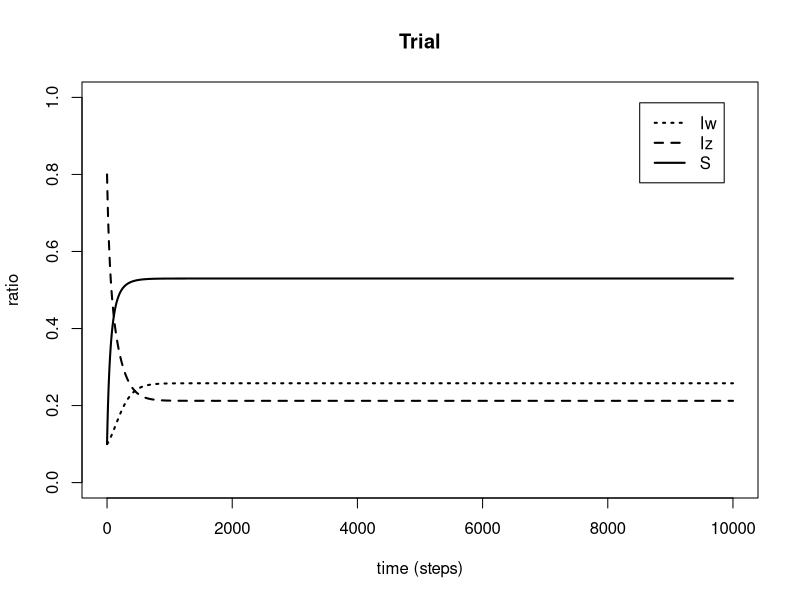
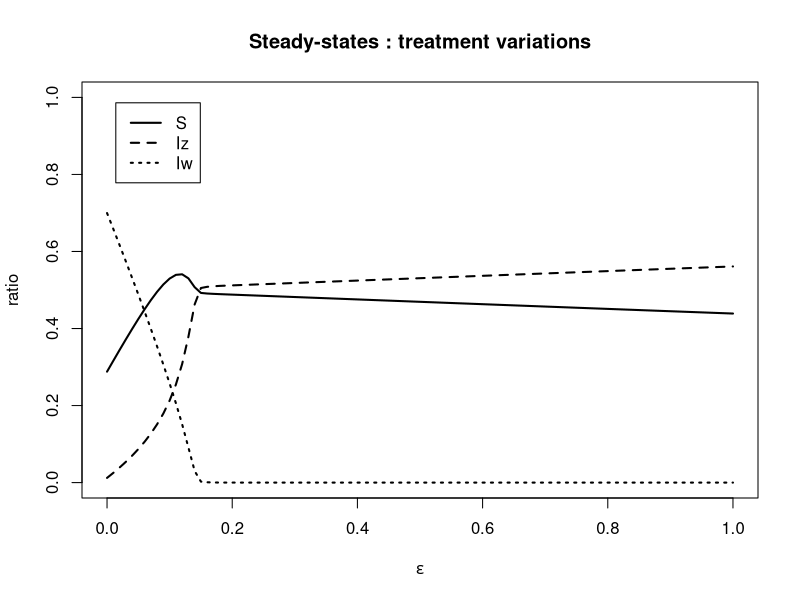
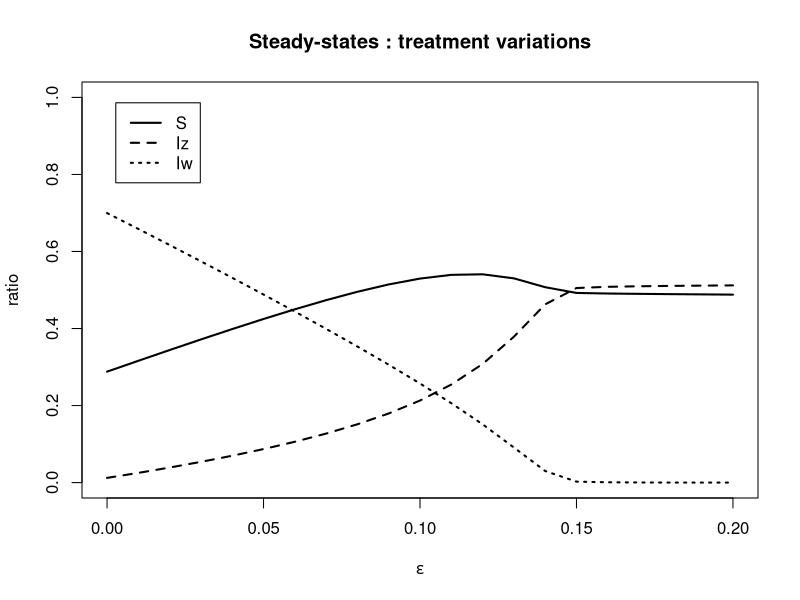
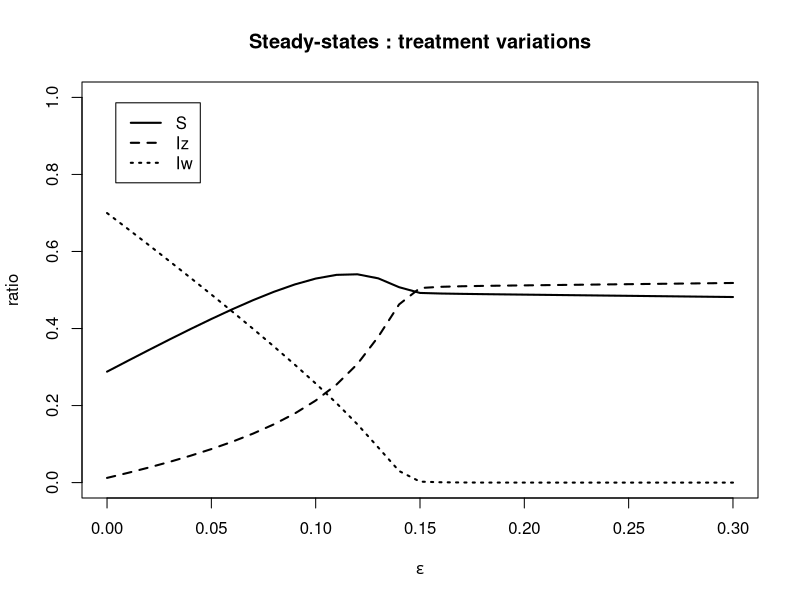
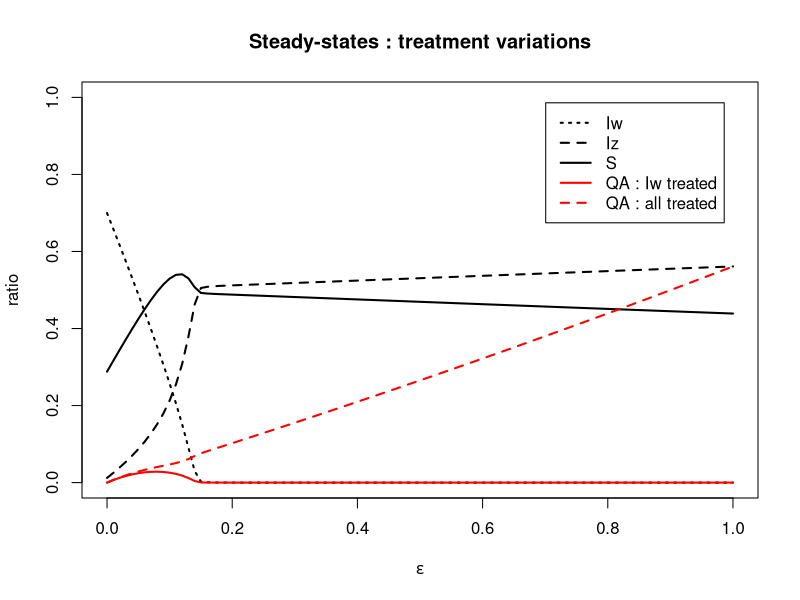

Reproduce these figures in R, in order.
## ---- chunk 1
library(deSolve)

options("scipen" = 10)
N <- 1
a <- 10000 #time span
m <- 1 #time step

pbeta_w_basic <- 0.04 #transmission parameter of Iw
pbeta_z_basic <- 0.015 #transmission parameter of Iz

prate_beta_w <- 0.01 #rate at which beta_w decreases with E
prate_beta_z <- 0.01 #rate at which beta_z increases with E
prate_rho_prim <- 0.001 #rate at which rho_prim increases with E

pgammaa <- 0.01 #innate recovery rate
pgamma_tilt <- 0.1 #recovery rate of Iw when treated by antibiotics


prho <- 0.05 #probability of clinical failure
prho_prim <- 0

peps <- 0.10 #initial value of the ratio of treated patients
peps_test <- 0.10 #initial value of the ratio of treated patients

pr <- 0.5 # 1-r is the efficiency of AMR detection
pA <- 0.5 #use of ATB  agriculture




prhoi <- seq(0,0.10,by=0.001)
prhoi_ext <- seq(0,0.50,by=0.001)
pepsi <- seq(0,1,by=0.01)


prop <- 0.01 



conv_crit <- 0.00001


## ---- chunk 2
parameters <- c(beta_w_basic=pbeta_w_basic, beta_z_basic=pbeta_z_basic, gamma=pgammaa, gamma_prim=pgamma_tilt, eps=peps, rho=prho, rate_beta_w=prate_beta_w, rate_beta_z=prate_beta_z, rate_rho_prim=prate_rho_prim, A=pA, r=pr )

state <- c(S=0.1, Iw=0.1, Iz=0.8)

times <- seq(0, a, by=m)

SIS_no_detection=function(times, state, parameters){
  with(as.list(c(state,parameters)),
       { 
         E = eps*(Iw+r*Iz)+A
         beta_w = beta_w_basic - E*rate_beta_w
         beta_z = beta_z_basic + E*rate_beta_z
         rho_prim = E*rate_rho_prim
         dS = - beta_w*Iw*S - beta_z*Iz*S + gamma*(1-eps)*Iw + gamma_prim*eps*Iw + gamma*Iz
        dIw = beta_w*Iw*S + (1-eps)*beta_w*Iw*Iz - eps*beta_z*Iz*Iw - rho*eps*Iw - gamma*(1-eps)*Iw - gamma_prim*eps*Iw - rho_prim*Iw
        dIz = beta_z*Iz*S + eps*beta_z*Iz*Iw + rho*eps*Iw - (1-eps)*beta_w*Iw*Iz - gamma*Iz + rho_prim*Iw
        
        list(c(dS, dIw, dIz))
       })
}

out=as.data.frame(
  ode(y=state, times=times, func=SIS_no_detection, parms=parameters)
)

## ---- chunk 3

plot(times, out$S, main="Trial", xlab="time (steps)", ylab="ratio", ylim=c(0,1), lty=1, lwd=2, type="l")
lines(times, out$Iw, lty=3, lwd=2)
lines(times, out$Iz, lty=2, lwd=2)

legend("topright" , inset=.05, c("Iw", "Iz", "S" ), lty=c(3,2,1), lwd=c(2,2,2))
## ---- chunk 4

parameters <- c(beta_w_basic=pbeta_w_basic, beta_z_basic=pbeta_z_basic, gamma=pgammaa, gamma_prim=pgamma_tilt, eps=peps, rho=prho, rate_beta_w=prate_beta_w, rate_beta_z=prate_beta_z, rate_rho_prim=prate_rho_prim, A=pA, r=pr )

state <- c(S=1-2*prop, Iw=prop, Iz=prop)

times <- seq(0, a, by=m)


root_main=function(times, state, parameters){
  dstate <- unlist(SIS_no_detection(times, state, parameters))
  sum(abs(dstate)) - conv_crit
  }

exploit_param_eps=function(x) {
  parameters[5] <- x
  out <- lsodar(func=SIS_no_detection, y=state, parms=parameters, times=times, rootfunc=root_main)
  return(tail(out, n=1))
  }

steady_eps <- do.call(rbind, lapply(pepsi, exploit_param_eps))
steady_eps <- unlist(steady_eps)

steady_time_eps <- steady_eps[,1]
steady_S_eps <- steady_eps[,2]
steady_Iw_eps <- steady_eps[,3]
steady_Iz_eps <- steady_eps[,4]
steady_QA_Iw_eps <- steady_Iw_eps*pepsi
steady_QA_Iw_Iz_eps <- (steady_Iw_eps+steady_Iz_eps)*pepsi

## ---- chunk 5

plot(pepsi, steady_Iw_eps, main="Steady-states : treatment variations", xlab=expression(epsilon), ylab="ratio", ylim=c(0,1), lty=3, lwd=2, type="l")

lines(pepsi, steady_Iz_eps, lty=2, lwd=2)
lines(pepsi, steady_S_eps, lty=1, lwd=2)

legend("topleft", inset=.05, c("S", "Iz", "Iw"), lty=c(1,2,3), lwd=rep(2,3))


#zoom : control for no interhost compet

pepsi2 <- seq(0,0.20,by=0.01)
steady_Iw_eps2 <- steady_Iw_eps[1:length(pepsi2)]
steady_Iz_eps2 <- steady_Iz_eps[1:length(pepsi2)]
steady_S_eps2 <- steady_S_eps[1:length(pepsi2)]

plot(pepsi2, steady_Iw_eps2, main="Steady-states : treatment variations", xlab=expression(epsilon), ylab="ratio", ylim=c(0,1), lty=3, lwd=2, type="l")

lines(pepsi2, steady_Iz_eps2, lty=2, lwd=2)
lines(pepsi2, steady_S_eps2, lty=1, lwd=2)

legend("topleft", inset=.05, c("S", "Iz", "Iw"), lty=c(1,2,3), lwd=rep(2,3))

#zoom : control for no sec resistance partial model

pepsi3 <- seq(0,0.30,by=0.01)
steady_Iw_eps3 <- steady_Iw_eps[1:length(pepsi3)]
steady_Iz_eps3 <- steady_Iz_eps[1:length(pepsi3)]
steady_S_eps3 <- steady_S_eps[1:length(pepsi3)]

plot(pepsi3, steady_Iw_eps3, main="Steady-states : treatment variations", xlab=expression(epsilon), ylab="ratio", ylim=c(0,1), lty=3, lwd=2, type="l")

lines(pepsi3, steady_Iz_eps3, lty=2, lwd=2)
lines(pepsi3, steady_S_eps3, lty=1, lwd=2)

legend("topleft", inset=.05, c("S", "Iz", "Iw"), lty=c(1,2,3), lwd=rep(2,3))





plot(pepsi, steady_Iw_eps, main="Steady-states : treatment variations", xlab=expression(epsilon), ylab="ratio", ylim=c(0,1), lty=3, lwd=2, type="l")

lines(pepsi, steady_Iz_eps, lty=2, lwd=2)
lines(pepsi, steady_S_eps, lty=1, lwd=2)
lines(pepsi, steady_QA_Iw_eps, lty=1, lwd=2, col='red')
lines(pepsi, steady_QA_Iw_Iz_eps, lty=2, lwd=2, col='red')

legend("topright" , inset=.05, c("Iw", "Iz", "S", 'QA : Iw treated', 'QA : all treated' ), lty=c(3,2,1,1,2), lwd=c(2,2,2,2,2), col=c(rep('black',3), rep('red',2)))
